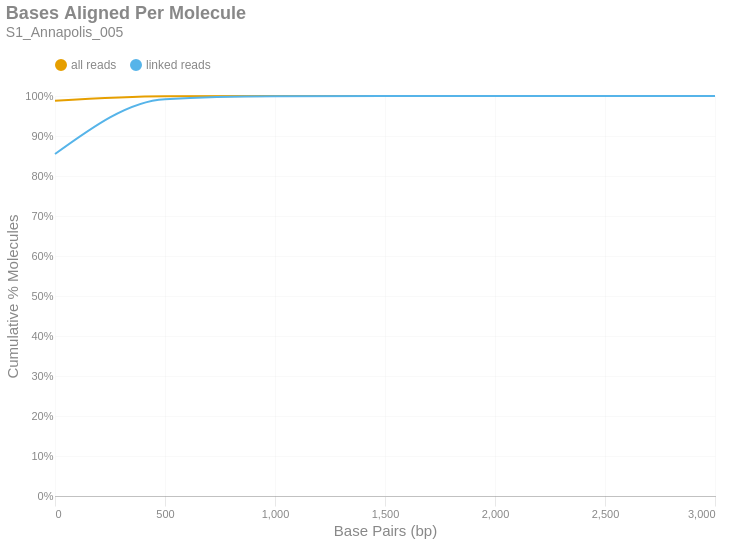

This figure's notebook cell:
### Markdown cell above
### Bases Aligned Per Molecule
This is a cumulative frequency distribution showing the number of base pairs aligned per unique molecule. These data are shown in 500 bp bins. There are two distributions: one with `all reads` (yellow) and another with only `linked reads` (blue). The percent of molecules in the `linked reads` distribution is relative to the total number of linked molecules.

### Code cell
if SKIPLR:
    print_html(f"Skipped")
else:
    binned_df = consolidated_hist(valids['aligned_bp'], mask, 500, True)
    with SafeRender(binned_df):
        (
            density_plot(binned_df, 'Bases Aligned Per Molecule', samplename, 'basesper')
            .encode(
                x=alt.X('bin:Q', title="Base Pairs (bp)").axis(tickMinStep=500).scale(padding=0),
                y=alt.Y('value:Q', title='Cumulative % Molecules')
                    .axis(format='%')
                    .scale(domain = [0,1])
                    .stack(False),
                color=alt.Color("key:N").scale(domain = ["all reads", "linked reads"]),
                tooltip = [
                    alt.Tooltip("key:N", title = "Data Type"),
                    alt.Tooltip("range_label:N", title="Bases Aligned Per Molecule"),
                    alt.Tooltip("value:Q", format = ".2%", title="% Molecules (Cum.)")
                ]
            )
        ).display()

### Figure 1 — Vega-Lite specification as saved in the notebook (floating-point values rounded to 4 significant figures)
{"width": "container", "height": 400, "config": {"title": {"anchor": "start", "dy": -15, "fontSize": 18, "color": "#888888", "subtitleColor": "#888888", "subtitleFontSize": 14}, "arc": {"fill": "#0072B2"}, "axis": {"domainColor": "#888888", "domainWidth": 0.5, "gridWidth": 0.2, "grid": false, "titleFontWeight": 400, "titleFontSize": 15, "labelFontSize": 11, "labelColor": "#888888", "tickColor": "#888888", "tickWidth": 0.2, "titleColor": "#888888"}, "axisBand": {"grid": false}, "axisX": {"grid": true, "tickSize": 10, "domainCap": "round"}, "axisY": {"domain": false, "grid": true, "tickSize": 0, "domainCap": "round"}, "background": "transparent", "header": {"labelFontSize": 15, "labelColor": "#888888", "titleFontSize": 15, "titleFontWeight": 600, "titleColor": "#888888"}, "legend": {"labelFont": "sans-serif", "labelFontSize": 12, "labelColor": "#888888", "symbolSize": 100, "symbolType": "circle", "titleFontSize": 12, "titlePadding": 10, "titleColor": "#888888", "title": null, "orient": "top"}, "range": {"category": ["#E69F00", "#56B4E9", "#009E73", "#F0E442", "#0072B2", "#D55E00", "#CC79A7", "#000000"], "diverging": ["#cfe8f3", "#a2d4ec", "#73bfe2", "#46abdb", "#1696d2", "#12719e"]}, "area": {"fill": "#0072B2", "fillOpacity": 0.7, "line": true, "strokeOpacity": 0.7}, "line": {"color": "#0072B2", "stroke": "#0072B2", "strokeWidth": 2}, "trail": {"color": "#0072B2", "stroke": "#0072B2", "strokeWidth": 0, "size": 1}, "point": {"filled": true, "fillOpacity": 1.0, "size": 95}, "text": {"color": "#888888", "fontSize": 11, "align": "right", "fontWeight": 400, "size": 11}, "bar": {"fill": "#0072B2", "stroke": null}, "view": {"stroke": null, "continuousWidth": 660, "continuousHeight": 400}}, "data": {"name": "data-0ef51d7d4f4473eebf3f41e49b8c724e"}, "mark": {"type": "line", "interpolate": "monotone", "point": {"opacity": 0, "size": 275}}, "encoding": {"color": {"field": "key", "scale": {"domain": ["all reads", "linked reads"]}, "type": "nominal"}, "tooltip": [{"field": "key", "title": "Data Type", "type": "nominal"}, {"field": "range_label", "title": "Bases Aligned Per Molecule", "type": "nominal"}, {"field": "value", "format": ".2%", "title": "% Molecules (Cum.)", "type": "quantitative"}], "x": {"axis": {"tickMinStep": 500}, "field": "bin", "scale": {"padding": 0}, "title": "Base Pairs (bp)", "type": "quantitative"}, "y": {"axis": {"format": "%"}, "field": "value", "scale": {"domain": [0, 1]}, "stack": false, "title": "Cumulative % Molecules", "type": "quantitative"}}, "params": [{"name": "param_c36ac31b6afebe62", "select": {"type": "point", "fields": ["key"]}, "bind": "legend"}], "title": {"text": "Bases Aligned Per Molecule", "subtitle": "S1_Annapolis_005"}, "transform": [{"fold": ["all reads (cumsum)", "linked reads (cumsum)"]}, {"calculate": "replace(datum.key, ' (cumsum)', '')", "as": "key"}, {"filter": {"param": "param_c36ac31b6afebe62"}}], "usermeta": {"embedOptions": {"downloadFileName": "S1_Annapolis_005.basesper"}}, "$schema": "https://vega.github.io/schema/vega-lite/v6.1.0.json", "datasets": {"data-0ef51d7d4f4473eebf3f41e49b8c724e": [{"bin": "0.0", "interval": "0.0-500.0", "all reads": 0.988, "linked reads": 0.8551, "all reads (cumsum)": 0.988, "linked reads (cumsum)": 0.8551, "range_label": "0-499"}, {"bin": "500.0", "interval": "500.0-1000.0", "all reads": 0.01137, "linked reads": 0.1371, "all reads (cumsum)": 0.9994, "linked reads (cumsum)": 0.9922, "range_label": "500-999"}, {"bin": "1000.0", "interval": "1000.0-1500.0", "all reads": 0.0005684, "linked reads": 0.00698, "all reads (cumsum)": 0.9999, "linked reads (cumsum)": 0.9991, "range_label": "1000-1499"}, {"bin": "1500.0", "interval": "1500.0-2000.0", "all reads": 5.734e-05, "linked reads": 0.0007113, "all reads (cumsum)": 1.0, "linked reads (cumsum)": 0.9999, "range_label": "1500-1999"}, {"bin": "2000.0", "interval": "2000.0-2500.0", "all reads": 9.7e-06, "linked reads": 0.0001203, "all reads (cumsum)": 1.0, "linked reads (cumsum)": 1.0, "range_label": "2000-2499"}, {"bin": "2500.0", "interval": "2500.0-3000.0", "all reads": 1.724e-06, "linked reads": 2.139e-05, "all reads (cumsum)": 1.0, "linked reads (cumsum)": 1.0, "range_label": "2500-2999"}, {"bin": "3000.0", "interval": "3000.0-3500.0", "all reads": 4.311e-07, "linked reads": 5.348e-06, "all reads (cumsum)": 1.0, "linked reads (cumsum)": 1.0, "range_label": "3000-3499"}]}}
